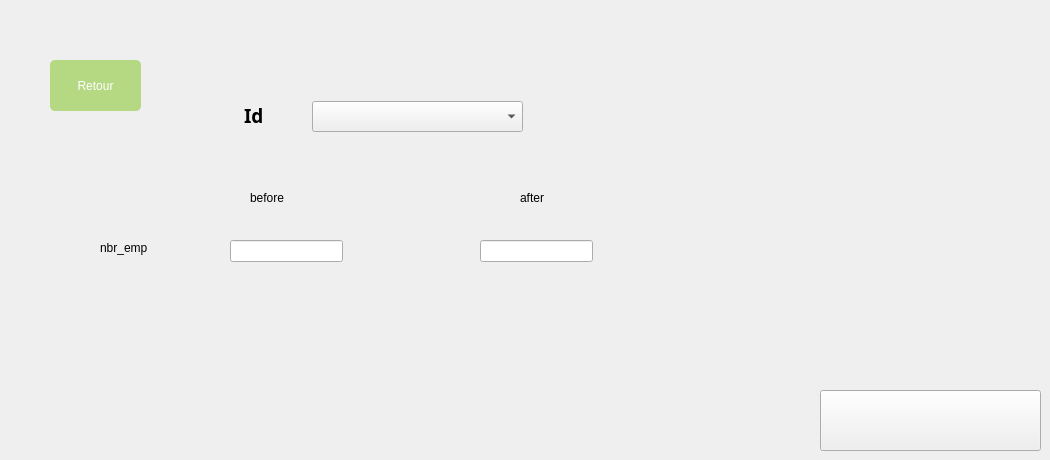
   <widget class="QWidget" name="page_7">
    <widget class="QComboBox" name="combomodep">
     <property name="geometry">
      <rect>
       <x>312</x>
       <y>101</y>
       <width>211</width>
       <height>31</height>
      </rect>
     </property>
    </widget>
    <widget class="QPushButton" name="pushButton_58">
     <property name="geometry">
      <rect>
       <x>820</x>
       <y>390</y>
       <width>221</width>
       <height>61</height>
      </rect>
     </property>
     <property name="styleSheet">
      <string notr="true">
background-image: url(:/image/Nouveau dossier/mmodi.png);</string>
     </property>
     <property name="text">
      <string/>
     </property>
    </widget>
    <widget class="QLabel" name="label_35">
     <property name="geometry">
      <rect>
       <x>100</x>
       <y>240</y>
       <width>55</width>
       <height>16</height>
      </rect>
     </property>
     <property name="text">
      <string>nbr_emp</string>
     </property>
    </widget>
    <widget class="QLabel" name="label_38">
     <property name="geometry">
      <rect>
       <x>520</x>
       <y>190</y>
       <width>55</width>
       <height>16</height>
      </rect>
     </property>
     <property name="text">
      <string>after</string>
     </property>
    </widget>
    <widget class="QLabel" name="label_37">
     <property name="geometry">
      <rect>
       <x>244</x>
       <y>105</y>
       <width>61</width>
       <height>21</height>
      </rect>
     </property>
     <property name="font">
      <font>
       <family>Rockwell Condensed</family>
       <pointsize>14</pointsize>
       <weight>75</weight>
       <bold>true</bold>
      </font>
     </property>
     <property name="text">
      <string>Id</string>
     </property>
    </widget>
    <widget class="QLineEdit" name="lineEdit_36">
     <property name="geometry">
      <rect>
       <x>480</x>
       <y>240</y>
       <width>113</width>
       <height>22</height>
      </rect>
     </property>
    </widget>
    <widget class="QLineEdit" name="lineEdit_35">
     <property name="geometry">
      <rect>
       <x>230</x>
       <y>240</y>
       <width>113</width>
       <height>22</height>
      </rect>
     </property>
    </widget>
    <widget class="QLabel" name="label_39">
     <property name="geometry">
      <rect>
       <x>250</x>
       <y>190</y>
       <width>55</width>
       <height>16</height>
      </rect>
     </property>
     <property name="text">
      <string>before</string>
     </property>
    </widget>
    <widget class="QPushButton" name="pushButton_29">
     <property name="geometry">
      <rect>
       <x>50</x>
       <y>60</y>
       <width>91</width>
       <height>51</height>
      </rect>
     </property>
     <property name="styleSheet">
      <string notr="true">
QPushButton {
	
padding: 1px;
border-style: solid;
border: 2px solid gray;
border-radius: 8px;
background-color: rgb(181, 216, 131);
border:2px solid #000;
}
QPushButton {

     color: #fff !important;
text-transform: uppercase;
text-decoration: none;
background: #b5d883;
padding: 20px;
border-radius: 5px;
display: inline-block;
border: none;
transition: all 0.4s ease 0s;
 }
 QPushButton:hover {
background-image: url(:/image/Nouveau dossier/check-mark.png);
     background: #f68623;
letter-spacing: 1px;
-webkit-box-shadow: 0px 5px 40px -10px rgba(0,0,0,0.55);
-moz-box-shadow: 0px 5px 40px -10px rgba(0,0,0,0.55);
box-shadow: 5px 40px -10px rgba(0,0,0,0.55);
transition: all 0.4s ease 0s;
 }</string>
     </property>
     <property name="text">
      <string>Retour</string>
     </property>
    </widget>
   </widget>
